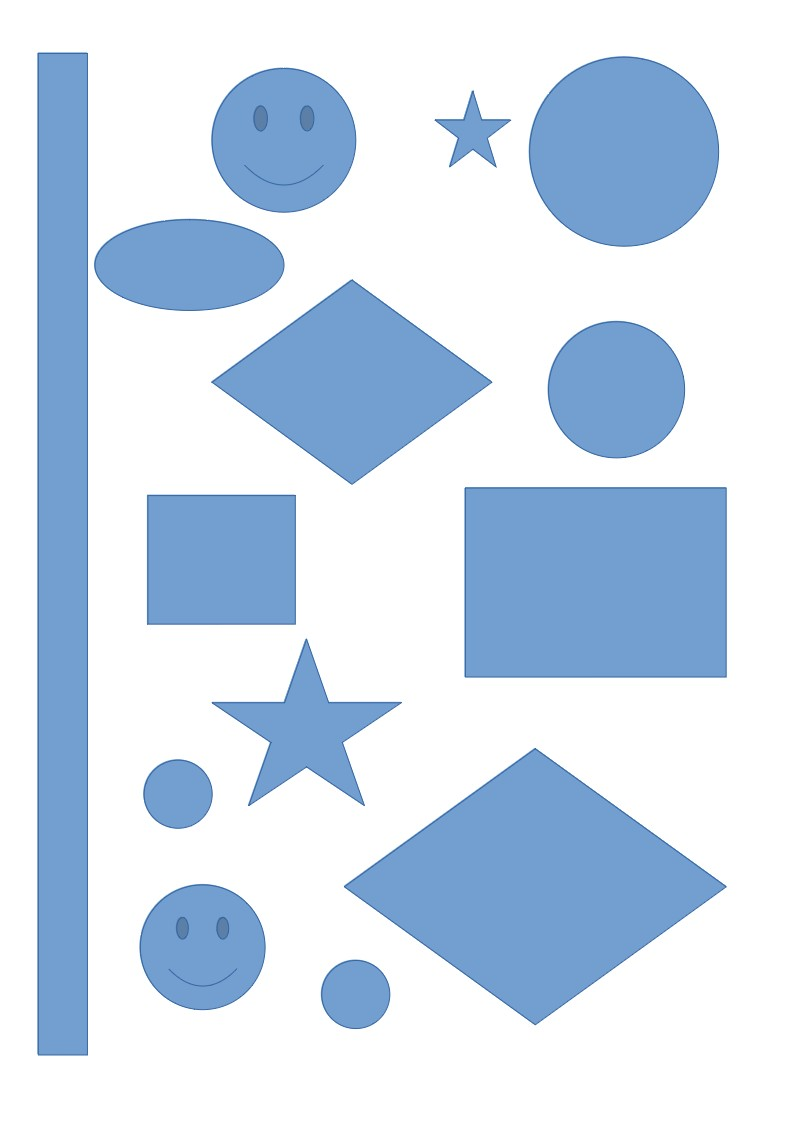
#> input picture Lab_5/shapes.jpg, 794 x 1123 px
$ python Zad_3.py
#> lines starting #> are read from the running program, lines starting #| are printed output that depends on the picture; after the words box and inside, x2 and y2 are one past the last pixel; in counts of white or black regions, pixels touching at a corner belong together
'''
Napisz program wykrywający w obrazie linie proste oraz okręgi
(wykorzystać funkcje HoughLines, HoughLinesP, HoughCircles).
Do testów można wykorzystać obraz shapes.jpg.
Jako wzór wykorzystaj tutorial dla linii oraz dla okręgów.
'''
import cv2
import numpy as np
from matplotlib import pyplot as plt

img = cv2.imread('shapes.jpg')
#> img is the input picture: shape (1123, 794, 3); mean B, G, R 237.9, 220.9, 205.6
img = cv2.resize(img, (0, 0), fx=0.7, fy=0.7)
#> img: shape (786, 556, 3)
img_grey = cv2.cvtColor(img, cv2.COLOR_BGR2GRAY)
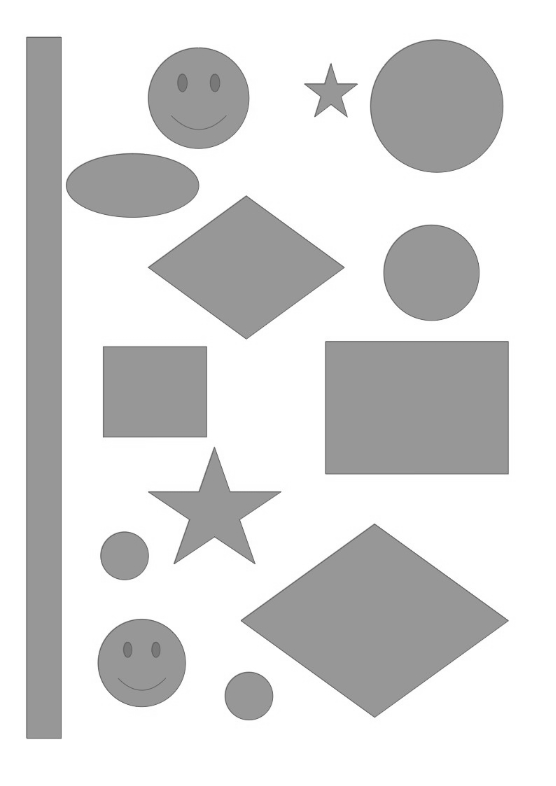
#> img_grey: shape (786, 556); min 95, max 255, mean 218.2
th1 = 160
th2 = 200
edges = cv2.Canny(img, th1, th2)
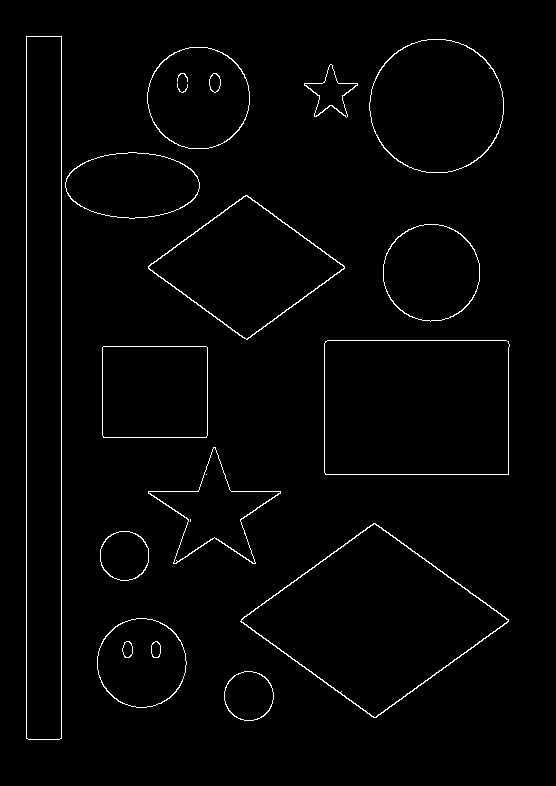
#> edges: shape (786, 556); 1.7% white in thin lines or dots, all inside (x1, y1, x2, y2) = (26, 36, 510, 740)

lines = cv2.HoughLines(edges, 1, np.pi/180, 120)
#> lines = 14 rows, first 8: [26, 0], [61, 0], [474, 1.57], [340, 1.57], [203, 2.2], [13, 2.2], [361, 2.2], [324, 0]
for line in lines:
    rho, theta = line[0]
    a = np.cos(theta)
    b = np.sin(theta)
    x0 = a*rho
    y0 = b*rho
    x1 = int(x0 + 1000 * (-b))
    y1 = int(y0 + 1000 * (a))
    x2 = int(x0 - 1000 * (-b))
    y2 = int(y0 - 1000 * (a))
    cv2.line(img, (x1, y1), (x2, y2), (0, 0, 255), 2)
#> this loop made 14 passes
#> (rho, theta, a, b, x0, y0, x1, y1) on passes 1 to 12: (26, 0, 1, 0, 26, 0, 26, 1000), (61, 0, 1, 0, 61, 0, 61, 1000), (474, 1.57, -4.37e-08, 1, -2.07e-05, 474, -1000, 473), (340, 1.57, -4.37e-08, 1, -1.49e-05, 340, -1000, 339), (203, 2.2, -0.588, 0.809, -119.3, 164.2, -928, -423), (13, 2.2, -0.588, 0.809, -7.64, 10.52, -816, -577), (361, 2.2, -0.588, 0.809, -212.2, 292.1, -1021, -295), (324, 0, 1, 0, 324, 0, 324, 1000), (801, 0.942, 0.588, 0.809, 470.8, 648, -338, 1235), (508, 0, 1, 0, 508, 0, 508, 1000), (643, 0.942, 0.588, 0.809, 377.9, 520.2, -431, 1107), (302, 0.942, 0.588, 0.809, 177.5, 244.3, -631, 832)
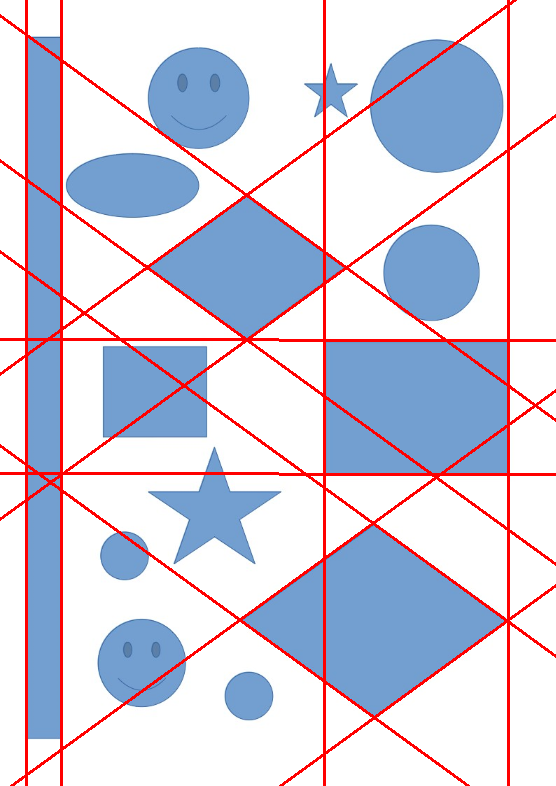
#> img: shape (786, 556, 3); mean B, G, R 223.6, 207.6, 208.7

circles = cv2.HoughCircles(edges, cv2.HOUGH_GRADIENT, 1, 50, param1=120, param2=40, minRadius=20, maxRadius=250)
#> circles = [[437.5, 105.5, 66.9], [142.5, 662.5, 44.3], [199.5, 96.5, 51.3], [124.5, 555.5, 23.5], [434.5, 269.5, 51.5], [246.5, 696.5, 25.2]]

circles = np.uint16(np.around(circles))
#> circles = [[438, 106, 67], [142, 662, 44], [200, 96, 51], [124, 556, 24], [434, 270, 52], [246, 696, 25]]
for i in circles[0, :]:
    cv2.circle(img, (i[0], i[1]), i[2], (0, 255, 0), 2)
    cv2.circle(img, (i[0], i[1]), 2, (255, 0, 0), 3)
#> this loop made 6 passes
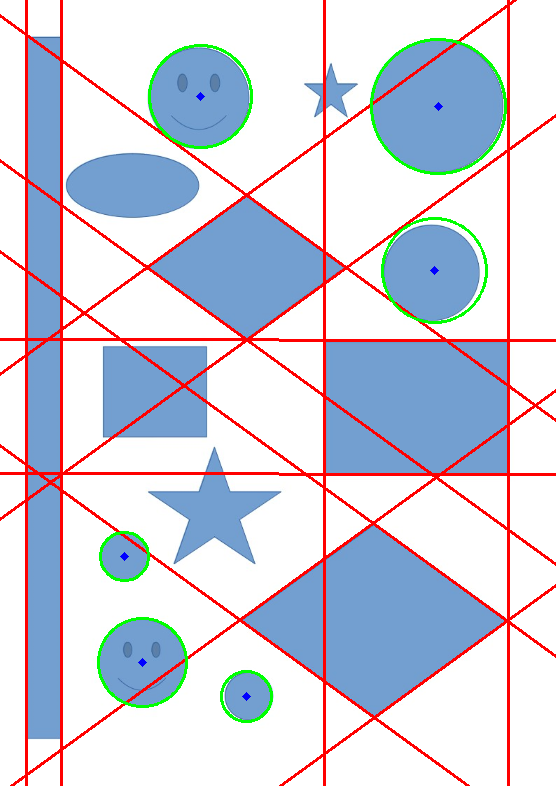
#> img: shape (786, 556, 3); 1.19% of pixels changed, all inside (x1, y1, x2, y2) = (97, 38, 507, 723)

while True:
    cv2.imshow('Image', img)
    if cv2.waitKey(10) == ord('q'):
#> (key q is pressed here)
        break
